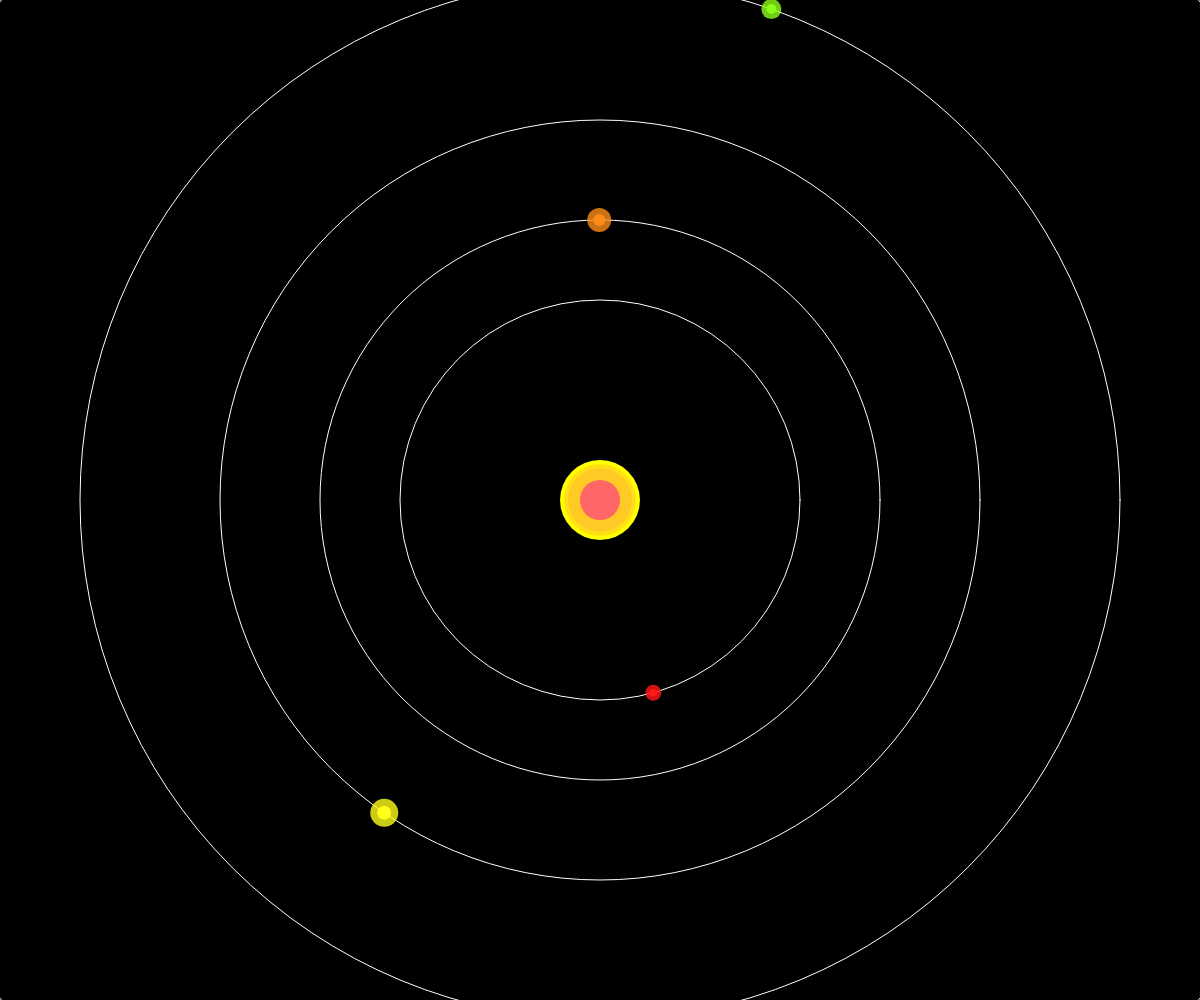
Frame 1 (no input)
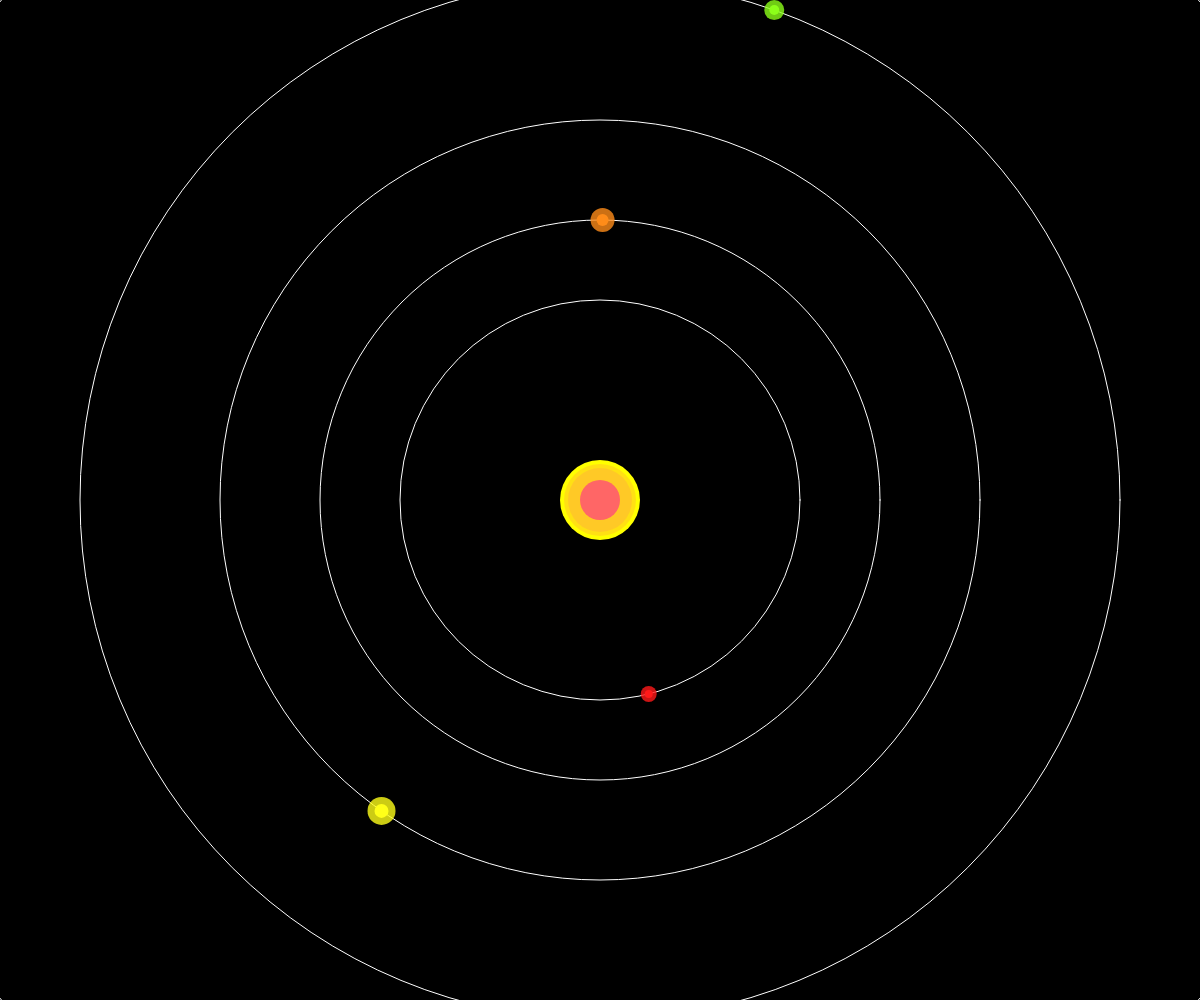
Frame 60 (no input)
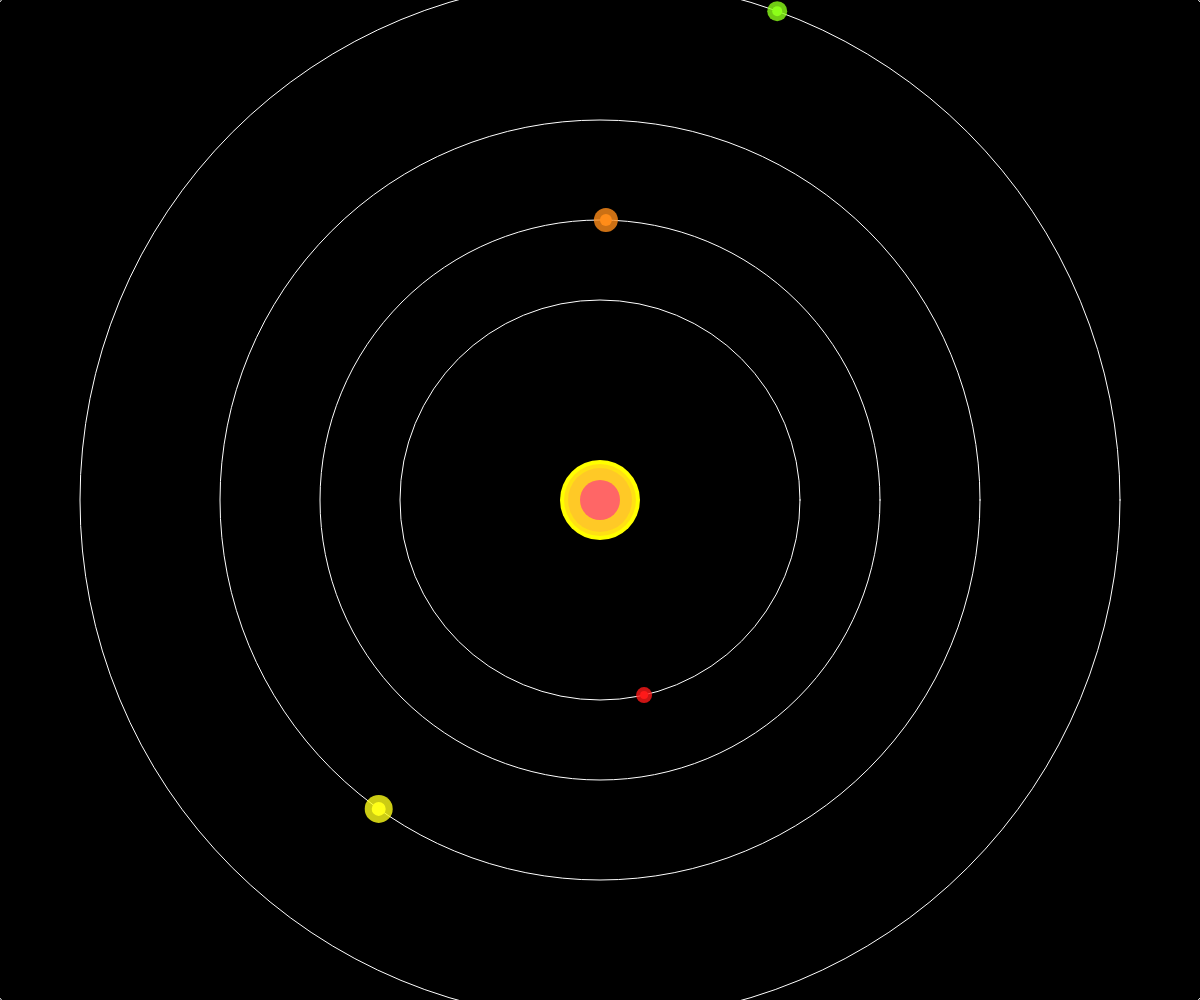
Frame 120 (the mouse pressed at the canvas centre since frame 60)

The p5.js sketch that drew these frames (run headless with seeded random() and noise() and a simulated clock; from frame 60 on, the mouse is pressed at the canvas centre):

// p5.js sketch
// ── sketch.js
// Solar System Simulation using p5.js
// Central sun with orbiting planets and moons

let sun;
let planets = [];
let moons = [];
let stars = [];
let centerX, centerY;
let orbitSpeeds = [];
let planetDistances = [];

function setup() {
    createCanvas(windowWidth, windowHeight);
    colorMode(HSB, 360, 100, 100, 100);
    centerX = width / 2;
    centerY = height / 2;
    
    // Create the sun
    sun = new Planet(0, 0, 40, 6, 0);
    
    // Create planets with proportional sizes and distances
    // Mercury, Venus, Earth, Mars, Jupiter, Saturn, Uranus, Neptune
    planets = [
        new Planet(200, 0.0004, 8, 8, 0, 0),      // Mercury
        new Planet(280, 0.0002, 12, 9, 0, 1),     // Venus
        new Planet(380, 0.00015, 14, 10, 0, 2),   // Earth
        new Planet(520, 0.0001, 10, 11, 0, 3),   // Mars
        new Planet(780, 0.00006, 30, 12, 0, 4),  // Jupiter
        new Planet(1050, 0.00004, 26, 13, 0, 5), // Saturn
        new Planet(1300, 0.00003, 20, 14, 0, 6), // Uranus
        new Planet(1550, 0.00002, 18, 15, 0, 7)  // Neptune
    ];
    
    // Create moons for Earth and Jupiter
    moons = [
        new Moon(380, 10, 0, 2),     // Earth's moon
        new Moon(380, 15, 0, 3),     // Second moon for Earth
        new Moon(780, 20, 0, 4),     // Jupiter's moon
        new Moon(780, 25, 0, 5),     // Another Jupiter moon
        new Moon(780, 30, 0, 6),     // Another Jupiter moon
        new Moon(780, 35, 0, 7)      // Another Jupiter moon
    ];
    
    // Create starfield background
    for (let i = 0; i < 200; i++) {
        stars.push(new Star(random(width), random(height)));
    }
    
    // Initialize orbit speeds
    orbitSpeeds = planets.map(p => p.orbitSpeed);
}

function draw() {
    background(0);
    
    // Draw starfield
    for (let star of stars) {
        star.show();
    }
    
    // Draw sun with glow effect
    noStroke();
    fill(60, 100, 100, 100);
    ellipse(centerX, centerY, sun.radius * 2);
    fill(50, 90, 100, 80);
    ellipse(centerX, centerY, sun.radius * 1.8);
    fill(40, 80, 100, 60);
    ellipse(centerX, centerY, sun.radius * 1.6);
    
    // Draw sun body
    fill(0, 60, 100, 100);
    ellipse(centerX, centerY, sun.radius);
    
    // Draw orbital paths
    for (let planet of planets) {
        noFill();
        strokeWeight(1);
        stroke(255, 100);
        ellipse(centerX, centerY, planet.distance * 2);
    }
    
    // Draw planets and moons
    for (let planet of planets) {
        planet.update();
        planet.show();
    }
    
    for (let moon of moons) {
        moon.update();
        moon.show();
    }
}

function windowResized() {
    resizeCanvas(windowWidth, windowHeight);
    centerX = width / 2;
    centerY = height / 2;
}

// Planet class
class Planet {
    constructor(distance, orbitSpeed, radius, hue, size, index) {
        this.distance = distance;
        this.orbitSpeed = orbitSpeed;
        this.radius = radius;
        this.angle = random(TWO_PI);
        this.size = size;
        this.index = index;
    }
    
    update() {
        this.angle += this.orbitSpeed;
    }
    
    show() {
        let x = centerX + cos(this.angle) * this.distance;
        let y = centerY + sin(this.angle) * this.distance;
        
        // Draw glow
        noStroke();
        fill(this.index * 30, 90, 100, 80);
        ellipse(x, y, this.radius * 2);
        
        // Draw planet body
        fill(this.index * 30, 90, 100, 100);
        ellipse(x, y, this.radius);
    }
}

// Moon class
class Moon {
    constructor(planetDistance, orbitSpeed, radius, hue) {
        this.distance = random(planetDistance * 0.1, planetDistance * 0.2);
        this.orbitSpeed = orbitSpeed;
        this.angle = random(TWO_PI);
        this.radius = radius;
    }
    
    update() {
        this.angle += this.orbitSpeed * 2;
    }
    
    show() {
        let x = centerX + cos(this.angle) * this.distance;
        let y = centerY + sin(this.angle) * this.distance;
        
        noStroke();
        fill(this.radius * 3, 90, 100, 90);
        ellipse(x, y, this.radius);
    }
}

// Star class
class Star {
    constructor(x, y) {
        this.x = x;
        this.y = y;
        this.size = random(0.5, 2);
        this.brightness = random(50, 100);
    }
    
    show() {
        noStroke();
        fill(this.brightness, 0, 0, this.brightness);
        ellipse(this.x, this.y, this.size);
    }
}
